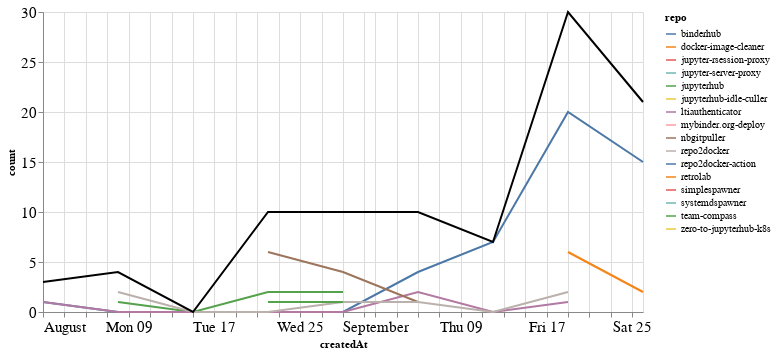

The cell this chart's notebook holds for it:
### Markdown cell above
### Comments

### Code cell
comments_time = comments.groupby('repo').resample('W', on='createdAt').count()['author'].reset_index()
comments_time = comments_time.rename(columns={'author': 'count'})
comments_time_total = comments_time.groupby('createdAt').agg({"count": "sum"}).reset_index()
ch1 = alt.Chart(comments_time, width=600).mark_line().encode(
    x='createdAt',
    y='count',
    color='repo',
    tooltip="repo"
)

ch2 = alt.Chart(comments_time_total, width=600).mark_line(color="black").encode(
    x='createdAt',
    y='count',
)

ch1 + ch2

### Figure 1 — Vega-Lite specification as saved in the notebook (floating-point values rounded to 4 significant figures)
{"config": {"axisLeft": {"labelFontSize": 15}, "axisBottom": {"labelFontSize": 15}}, "layer": [{"data": {"name": "data-b204dedaa968e3b88e7c686f3126e3a7"}, "mark": "line", "encoding": {"color": {"type": "nominal", "field": "repo"}, "tooltip": {"type": "nominal", "field": "repo"}, "x": {"type": "temporal", "field": "createdAt"}, "y": {"type": "quantitative", "field": "count"}}, "width": 600}, {"data": {"name": "data-41cffea8e62c7c64159fc741cd7411f3"}, "mark": {"type": "line", "color": "black"}, "encoding": {"x": {"type": "temporal", "field": "createdAt"}, "y": {"type": "quantitative", "field": "count"}}, "width": 600}], "$schema": "https://vega.github.io/schema/vega-lite/v4.8.1.json", "datasets": {"data-b204dedaa968e3b88e7c686f3126e3a7": [{"repo": "binderhub", "createdAt": "2021-08-01T00:00:00", "count": 1}, {"repo": "binderhub", "createdAt": "2021-08-08T00:00:00", "count": 0}, {"repo": "binderhub", "createdAt": "2021-08-15T00:00:00", "count": 0}, {"repo": "binderhub", "createdAt": "2021-08-22T00:00:00", "count": 0}, {"repo": "binderhub", "createdAt": "2021-08-29T00:00:00", "count": 0}, {"repo": "binderhub", "createdAt": "2021-09-05T00:00:00", "count": 4}, {"repo": "binderhub", "createdAt": "2021-09-12T00:00:00", "count": 7}, {"repo": "binderhub", "createdAt": "2021-09-19T00:00:00", "count": 20}, {"repo": "binderhub", "createdAt": "2021-09-26T00:00:00", "count": 15}, {"repo": "docker-image-cleaner", "createdAt": "2021-09-19T00:00:00", "count": 6}, {"repo": "docker-image-cleaner", "createdAt": "2021-09-26T00:00:00", "count": 2}, {"repo": "jupyter-rsession-proxy", "createdAt": "2021-08-22T00:00:00", "count": 1}, {"repo": "jupyter-server-proxy", "createdAt": "2021-08-29T00:00:00", "count": 2}, {"repo": "jupyterhub", "createdAt": "2021-08-08T00:00:00", "count": 1}, {"repo": "jupyterhub", "createdAt": "2021-08-15T00:00:00", "count": 0}, {"repo": "jupyterhub", "createdAt": "2021-08-22T00:00:00", "count": 2}, {"repo": "jupyterhub", "createdAt": "2021-08-29T00:00:00", "count": 2}, {"repo": "jupyterhub-idle-culler", "createdAt": "2021-09-26T00:00:00", "count": 1}, {"repo": "ltiauthenticator", "createdAt": "2021-08-01T00:00:00", "count": 1}, {"repo": "ltiauthenticator", "createdAt": "2021-08-08T00:00:00", "count": 0}, {"repo": "ltiauthenticator", "createdAt": "2021-08-15T00:00:00", "count": 0}, {"repo": "ltiauthenticator", "createdAt": "2021-08-22T00:00:00", "count": 0}, {"repo": "ltiauthenticator", "createdAt": "2021-08-29T00:00:00", "count": 0}, {"repo": "ltiauthenticator", "createdAt": "2021-09-05T00:00:00", "count": 2}, {"repo": "ltiauthenticator", "createdAt": "2021-09-12T00:00:00", "count": 0}, {"repo": "ltiauthenticator", "createdAt": "2021-09-19T00:00:00", "count": 1}, {"repo": "mybinder.org-deploy", "createdAt": "2021-09-26T00:00:00", "count": 2}, {"repo": "nbgitpuller", "createdAt": "2021-08-22T00:00:00", "count": 6}, {"repo": "nbgitpuller", "createdAt": "2021-08-29T00:00:00", "count": 4}, {"repo": "nbgitpuller", "createdAt": "2021-09-05T00:00:00", "count": 1}, {"repo": "repo2docker", "createdAt": "2021-08-08T00:00:00", "count": 2}, {"repo": "repo2docker", "createdAt": "2021-08-15T00:00:00", "count": 0}, {"repo": "repo2docker", "createdAt": "2021-08-22T00:00:00", "count": 0}, {"repo": "repo2docker", "createdAt": "2021-08-29T00:00:00", "count": 1}, {"repo": "repo2docker", "createdAt": "2021-09-05T00:00:00", "count": 1}, {"repo": "repo2docker", "createdAt": "2021-09-12T00:00:00", "count": 0}, {"repo": "repo2docker", "createdAt": "2021-09-19T00:00:00", "count": 2}, {"repo": "repo2docker-action", "createdAt": "2021-09-19T00:00:00", "count": 1}, {"repo": "retrolab", "createdAt": "2021-09-05T00:00:00", "count": 2}, {"repo": "simplespawner", "createdAt": "2021-08-01T00:00:00", "count": 1}, {"repo": "systemdspawner", "createdAt": "2021-08-08T00:00:00", "count": 1}, {"repo": "team-compass", "createdAt": "2021-08-22T00:00:00", "count": 1}, {"repo": "team-compass", "createdAt": "2021-08-29T00:00:00", "count": 1}, {"repo": "zero-to-jupyterhub-k8s", "createdAt": "2021-09-26T00:00:00", "count": 1}], "data-41cffea8e62c7c64159fc741cd7411f3": [{"createdAt": "2021-08-01T00:00:00", "count": 3}, {"createdAt": "2021-08-08T00:00:00", "count": 4}, {"createdAt": "2021-08-15T00:00:00", "count": 0}, {"createdAt": "2021-08-22T00:00:00", "count": 10}, {"createdAt": "2021-08-29T00:00:00", "count": 10}, {"createdAt": "2021-09-05T00:00:00", "count": 10}, {"createdAt": "2021-09-12T00:00:00", "count": 7}, {"createdAt": "2021-09-19T00:00:00", "count": 30}, {"createdAt": "2021-09-26T00:00:00", "count": 21}]}}
